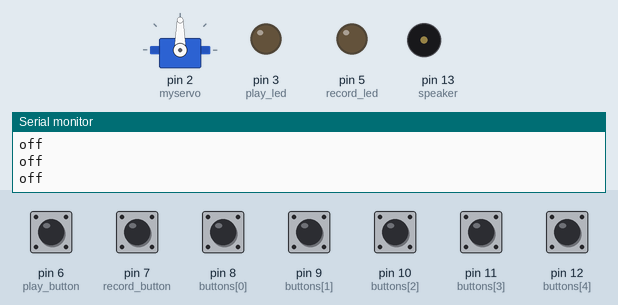
Bench run of a sketch on a simulated Arduino Uno, built with avr-gcc and run on an emulated ATmega328P. Shown: servo, output pins drawn as LEDs (lit = HIGH), buzzer (waves = sounding), the last lines printed to the serial monitor. Inputs (shaded band) come from the test bench; at power-on: pin 6 (play_button), pin 7 (record_button), pin 8 (buttons[0]), pin 9 (buttons[1]), pin 10 (buttons[2]), pin 11 (buttons[3]), pin 12 (buttons[4]) LOW. Random numbers use the default seed unless the sketch sets one.

Above: at 1.2 s.
1.3 s: pin 7 (record_button) pulled HIGH for 0.15 s
At 1.6 s:
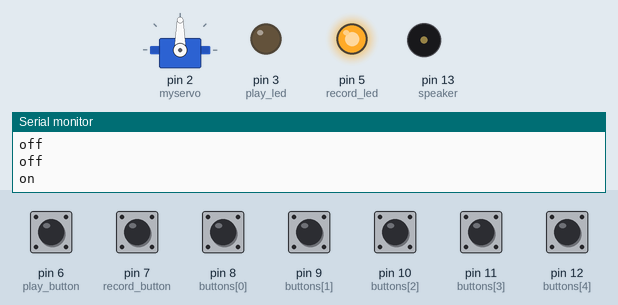
2.9 s: pin 8 (buttons[0]) pulled HIGH for 0.15 s
At 9.52 s:
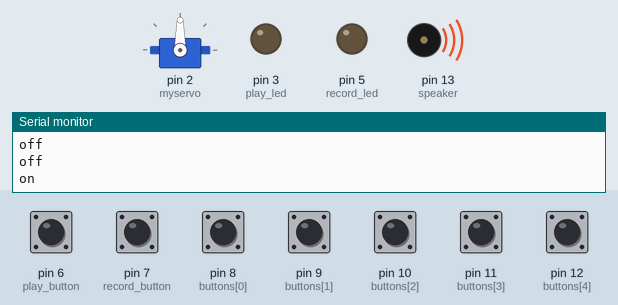
Timing chart, 0 to 10.5 s (numbered marks = the images above; inputs shaded):
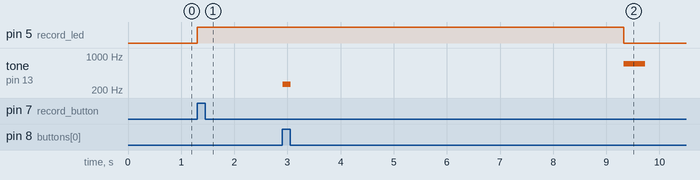

The sketch:

the_decider.ino
```cpp
#include <Servo.h>

#define speaker 13
#define record_button 7
#define play_button 6
#define record_led 5
#define play_led 3

Servo myservo;  // create servo object to control a servo

int pos = 0;    // variable to store the servo position

int maxNumber = 800;
int time = 10;

int randNumber;
int check = 0;

int buttons[] = {8, 9, 10, 11, 12};
unsigned int sounds[] = {262, 294, 330, 392, 440, 0};
int saveSounds[800];
int saveNumber = 0;

void Random()
{
  randNumber = random(5);
}


void freePlay()
{
  if (digitalRead(buttons[0]) == HIGH)
  {
    tone(speaker, sounds[0]);
    delay(time);
  }

  else if (digitalRead(buttons[1]) == HIGH)
  {
    tone(speaker, sounds[1]);
    delay(time);
  }

  else if (digitalRead(buttons[2]) == HIGH)
  {
    tone(speaker, sounds[2]);
    delay(time);
  }

  else if (digitalRead(buttons[3]) == HIGH)
  {
    tone(speaker, sounds[3]);
    delay(time);
  }

  else if (digitalRead(buttons[4]) == HIGH)
  {
    tone(speaker, sounds[4]);
    delay(time);
  }
  else
  {
    noTone(speaker);
    delay(time);
  }
}

void setup()
{
  myservo.attach(2);  // attaches the servo on pin 2 to the servo object
  for (int i = 0; i < 5; i++)
  {
    pinMode(buttons[i], INPUT);
  }

  pinMode(record_button, INPUT);
  pinMode(play_button, INPUT);

  pinMode(speaker, OUTPUT);
  pinMode(record_led, OUTPUT);
  pinMode(play_led, OUTPUT);
  Serial.begin(9600);
}


void loop()
{
  freePlay();

  if (digitalRead(record_button) == HIGH)
  {
    Serial.println("on");
    digitalWrite(record_led, HIGH);

    for (int i = 0; i < maxNumber; i++)
    {
      if (digitalRead(buttons[0]) == HIGH)
      {
        tone(speaker, sounds[0]);
        delay(time);

        saveSounds[saveNumber] = 0;
        saveNumber++;
      }

      else if (digitalRead(buttons[1]) == HIGH)
      {
        tone(speaker, sounds[1]);
        delay(time);

        saveSounds[saveNumber] = 1;
        saveNumber++;
      }

      else if (digitalRead(buttons[2]) == HIGH)
      {
        tone(speaker, sounds[2]);
        delay(time);

        saveSounds[saveNumber] = 2;
        saveNumber++;
      }

      else if (digitalRead(buttons[3]) == HIGH)
      {
        tone(speaker, sounds[3]);
        delay(time);

        saveSounds[saveNumber] = 3;
        saveNumber++;
      }

      else if (digitalRead(buttons[4]) == HIGH)
      {
        tone(speaker, sounds[4]);
        delay(time);

        saveSounds[saveNumber] = 4;
        saveNumber++;
      }
      else
      {
        noTone(speaker);
        delay(time);
        saveSounds[saveNumber] = 5;
        saveNumber++;
      }
    }
    digitalWrite(record_led, LOW);
    //    digitalWrite(record_button, LOW);
    tone(speaker, 700);
    delay(400);
    noTone(speaker);
    check++;
  } else {
    Serial.println("off");
  }

  if (check >= 1)
  {
    //while (0 == 0)
    {
      freePlay();

      if (digitalRead(play_button) == HIGH)
      {
        digitalWrite(play_led, HIGH);

        int maxN;
        for (maxN = maxNumber - 1; maxN >= 0; maxN--) {
          if (sounds[saveSounds[maxN]] != 0)
            break;
        }

        for (int i = 0; i < maxN; i++) {
          // Servo
          pos = (pos + 1) % 360;
          myservo.write(180 - abs(pos - 180));

          if (sounds[saveSounds[i]] != 0)
          {
            tone(speaker, sounds[saveSounds[i]]);
            delay(8);
          }
          else
          {
            noTone(speaker);
            delay(8);
          }

        }
        noTone(speaker);
        digitalWrite(play_led, LOW);
        //        digitalWrite(play_button, LOW);
        freePlay();
      }
    }
  }
}
```

Measured:
- after the input at 1.3 s, pin 5 (record_led): LOW → HIGH at once
